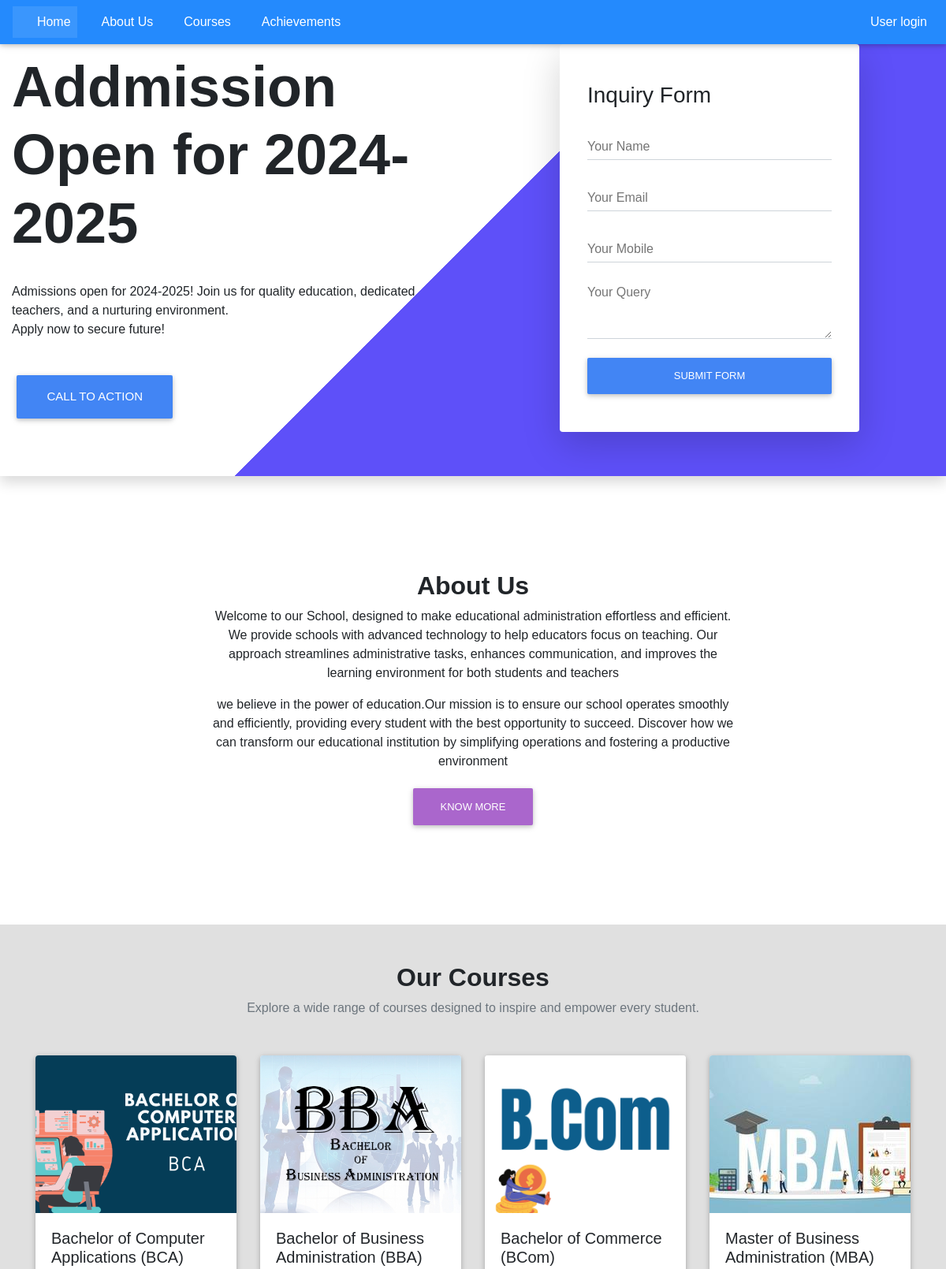
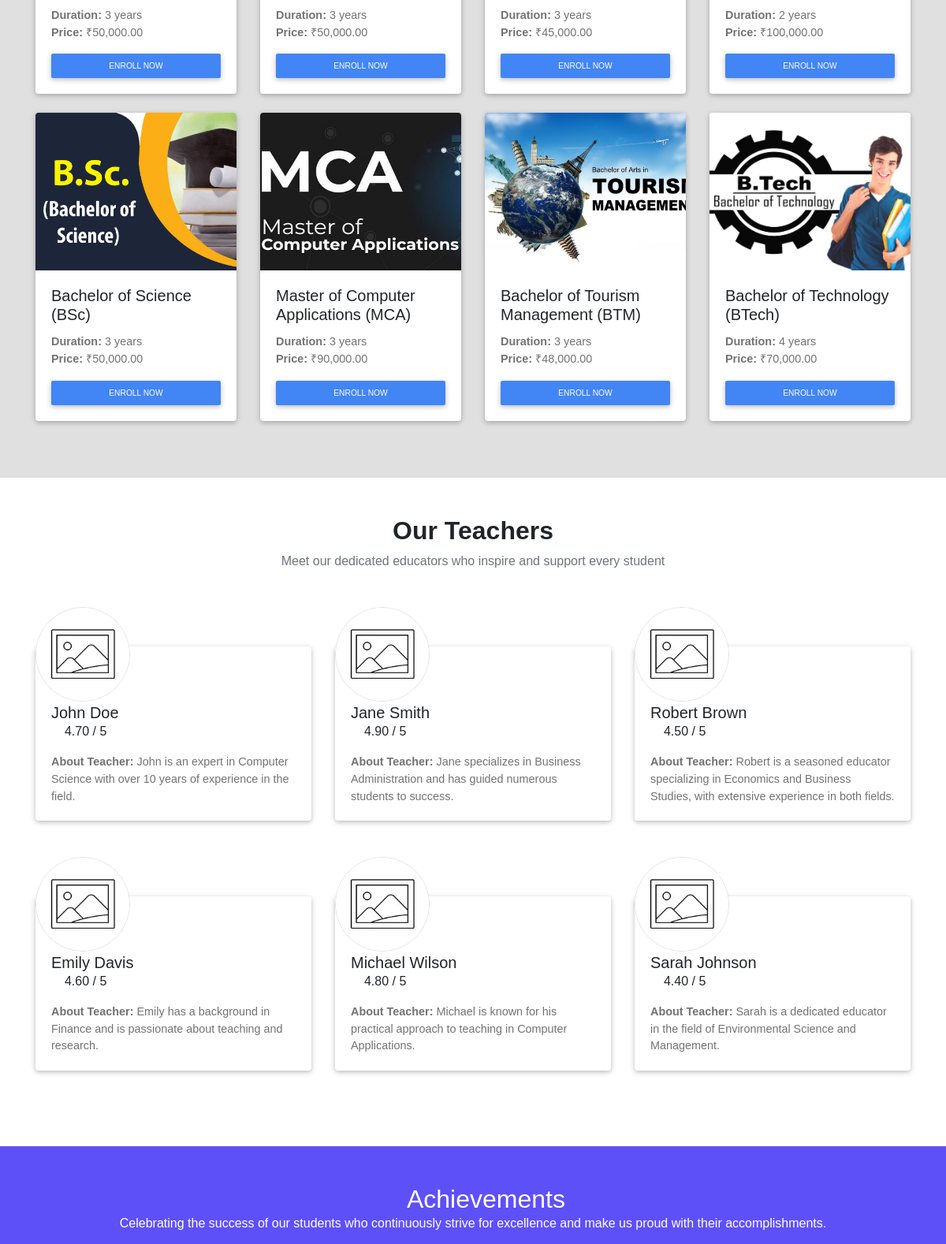
The page / (upper part) on the database its author committed (2 pictures, top to bottom).
### tables this page shows
CREATE TABLE `courses` (
  `course_id` int(11) NOT NULL,
  `course_name` varchar(255) NOT NULL,
  `course_description` text DEFAULT NULL,
  `course_image` varchar(255) DEFAULT NULL,
  `duration` varchar(100) DEFAULT NULL,
  `price` decimal(10,2) NOT NULL,
  `course_type` varchar(50) NOT NULL
);

CREATE TABLE `teacher_info` (
  `teacher_id` int(11) NOT NULL,
  `teacher_name` varchar(255) NOT NULL,
  `teacher_image` varchar(255) DEFAULT NULL,
  `ratings` decimal(3,2) NOT NULL,
  `teacher_description` text DEFAULT NULL
);

### index.php (the view, shortened to what this page needs)
<?php include('includes/header.php') ?>
<?php include('includes/config.php') ?>
<?php
$sql_courses = "SELECT * FROM courses";
$result_courses = $conn->query($sql_courses);
$sql_teachers = "SELECT * FROM teacher_info";
$result_teachers = $conn->query($sql_teachers);
?>
<body>
  <nav class="navbar navbar-expand-lg navbar-dark fixed-top" style="background-color: #248AFD;">
    <div class="collapse navbar-collapse" id="navbarSupportedContent-333">
      <ul class="navbar-nav mr-auto">
        <li class="nav-item active">
          <a class="nav-link" href="#home"><i class="fas fa-home"></i> <b>Home</b></a>
        </li>
        <li class="nav-item">
          <a class="nav-link" href="#about-us"><i class="fas fa-info-circle"></i> <b>About Us</b></a>
        </li>
        <li class="nav-item">
          <a class="nav-link" href="#courses"><i class="fas fa-book"></i> <b>Courses</b></a>
        </li>
        <li class="nav-item">
          <a class="nav-link" href="#acheivements"><i class="fas fa-trophy"></i> <b>Achievements</b></a>
        </li>
      </ul>
      <ul class="navbar-nav ml-auto nav-flex-icons">
        <li class="nav-item dropdown">
          <?php if (isset($_SESSION['login'])) { ?>
            <a class="nav-link dropdown-toggle" id="navbarDropdownMenuLink-333" data-toggle="dropdown"
              aria-haspopup="true" aria-expanded="false">
              <i class="fas fa-user mr-2"></i>Account
            </a>
            <div class="dropdown-menu dropdown-menu-right dropdown-default" aria-labelledby="navbarDropdownMenuLink-333">
              <?php if ($user_type === 'teacher') { ?>
                <a class="dropdown-item" href="teacher/dashboard.php">Dashboard</a>
              <?php } elseif ($user_type === 'student') { ?>
                <a class="dropdown-item" href="student/dashboard.php">Dashboard</a>
              <?php }
              ?>
              <a class="dropdown-item" href="./logout.php">Logout</a>
            </div>
          <?php } else { ?>
            <a href="./login.php" class="nav-link"><i class="fa fa-user mr-2"></i>User login</a>
          <?php } ?>
        </li>
      </ul>
    </div>
  </nav>
  <section id="home">
    <div class="py-5 shadow" style="background:linear-gradient(-45deg, #5E50F9 50%, transparent 50%)">
      <div class="container-fluid my-2">
        <div class="row">
          <div class="col-lg-6 my-auto">
            <h1 class="display-3 font-weight-bold">Addmission Open for 2024-2025</h1>
            <p class="py-lg-4">Admissions open for 2024-2025! Join us for quality education, dedicated teachers, and a
              nurturing environment.<br> Apply now to secure future!</p>
            <a href="" class="btn btn-lg btn-primary">Call to Action</a>
          </div>
          <div class="col-lg-6">
            <div class="col-lg-8 mx-auto card shadow-lg">
              <div class="card-body py-5">
                <h3>Inquiry Form</h3>
                <form action="" method="post" class="">
                  <div class="md-form">
                    <input type="text" id="form1" class="form-control">
                    <label for="form1">Your Name</label>
                  </div>
                  <div class="md-form">
                    <input type="email" id="email" class="form-control">
                    <label for="email">Your Email</label>
                  </div>
                  <div class="md-form">
                    <input type="text" id="mobile" class="form-control">
                    <label for="mobile">Your Mobile</label>
                  </div>
                  <div class="md-form">
                    <textarea name="" id="message" class="form-control md-textarea" rows="3"></textarea>
                    <label for="message">Your Query</label>
                  </div>
                  <button class="btn btn-primary btn-block">Submit Form</button>
                </form>
              </div>
            </div>
          </div>
        </div>
      </div>
    </div>
  </section>
  <section id="about-us" style="text-align: center; padding: 5rem 0;">
    <div class="container">
      <div class="row justify-content-center">
        <div class="col-lg-8" style="padding: 2.5rem 0;">
          <h2 class="font-weight-bold">About Us</h2>
          <div style="padding-right: 3rem; padding-left: 3rem;">
            <p>Welcome to our School, designed to make educational administration effortless and
              efficient. We provide schools with advanced technology to help educators focus on teaching. Our approach
              streamlines administrative tasks, enhances communication, and improves the learning environment for both
              students and teachers</p>
            <p>we believe in the power of education.Our mission is to ensure our school operates smoothly and
              efficiently, providing every student with the best opportunity to succeed. Discover how we can transform
              our educational institution by simplifying operations and fostering a productive environment
            </p>
          </div>
          <a href="#" class="btn btn-secondary">Know More</a>
        </div>
      </div>
    </div>
  </section>
  <section id="courses" class="py-5 bg-light">
    <div class="text-center mb-5">
      <h2 class="font-weight-bold">Our Courses</h2>
      <p class="text-muted">Explore a wide range of courses designed to inspire and empower every student.</p>
    </div>
    <div class="container">
      <div class="row">
        <?php if ($result_courses->num_rows > 0) {
          while ($row = $result_courses->fetch_assoc()) { ?>
            <div class="col-lg-3 mb-4">
              <div class="card">
                <div>
                  <img src="./<?php echo $row['course_image']; ?>"
                    alt="<?php echo htmlspecialchars($row['course_name']); ?>"
                    style="width: 100%; height: 200px; object-fit: cover;" class="img-fluid rounded-top">
                </div>
                <div class="card-body">
                  <h5 class="card-title"><?php echo htmlspecialchars($row['course_name']); ?></h5>
                  <p class="card-text">
                    <b>Duration: </b> <?php echo htmlspecialchars($row['duration']); ?> <br>
                    <b>Price: </b> ₹<?php echo number_format($row['price'], 2); ?>
                  </p>
                  <button class="btn btn-block btn-primary btn-sm">Enroll Now</button>
                </div>
              </div>
            </div>
          <?php }
        } else {
          echo "<p class='text-center'>No courses available at the moment.</p>";
        }
        ?>
      </div>
    </div>
  </section>
  <section id="teachers" class="py-5">
    <div class="text-center mb-5">
      <h2 class="font-weight-bold">Our Teachers</h2>
      <p class="text-muted">Meet our dedicated educators who inspire and support every student</p>
    </div>
    <div class="container">
      <div class="row">
        <?php
        if ($result_teachers->num_rows > 0) {
          while ($row = $result_teachers->fetch_assoc()) { ?>
            <div class="col-lg-4 my-5 ">
              <div class="card">
                <div class="position-relative">
                  <img src="./<?php echo $row['teacher_image']; ?>"
                    alt="<?php echo htmlspecialchars($row['teacher_name']); ?>"
                    class="mw-100 border rounded-circle position-absolute"
                    style="top:-50px; width: 120px; height: 120px; object-fit: cover;">
                </div>
                <div class="card-body pt-5 mt-4">
                  <h5 class="card-title mb-0"><?php echo htmlspecialchars($row['teacher_name']); ?></h5>
                  <p>
                    <i class="fa fa-star text-warning"></i> <?php echo htmlspecialchars($row['ratings']); ?> / 5
                  </p>
                  <p class="card-text">
                    <b>About Teacher: </b> <?php echo htmlspecialchars($row['teacher_description']); ?>
                  </p>
                </div>
              </div>
            </div>
          <?php }
        } else {
          echo "<p class='text-center'>No teachers available at the moment.</p>";
        }
        ?>
      </div>
    </div>
  </section>
  <section id="acheivements" class="py-5 text-white" style="background:#5E50F9">
    <div class="container">
      <div class="text-center">
        <div class="d-flex justify-content-center align-items-center">
          <i class="fas fa-trophy" style="color: gold; font-size: 2rem; margin-right: 0.5rem;"></i>
          <h2 style="margin: 0;">Achievements</h2>
        </div>
        <p>Celebrating the success of our students who continuously strive for excellence and make us proud
          with their accomplishments.</p>
      </div>
    </div>
  </section>
  <?php include('includes/footer.php'); ?>
</body>
</html>

### includes/header.php (shortened to what this page needs)
<!DOCTYPE html>
<html lang="en">
<head>
  <link rel="stylesheet" href="./cdns/css/fontawesome/all.min.css">
  <link rel="stylesheet" href="./cdns/css/fontawesome/fontawesome.min.css">
  <link rel="stylesheet" href="./cdns/css/googlefont.css">
  <link href="./cdns/css/bootstrap.css" rel="stylesheet">
  <link href="./cdns/css/md.css" rel="stylesheet">
</head>

### includes/footer.php (shortened to what this page needs)
</body>
</html>

### index.php (style rules this page uses)
html { scroll-behavior: smooth; }

### rows shown on the page
courses: course_image (picture), course_name "Bachelor of Computer Applications (BCA)", duration "3 years", price "50,000.00"
courses: course_image (picture), course_name "Bachelor of Business Administration (BBA)", duration "3 years", price "50,000.00"
courses: course_image (picture), course_name "Bachelor of Commerce (BCom)", duration "3 years", price "45,000.00"
courses: course_image (picture), course_name "Master of Business Administration (MBA)", duration "2 years", price "100,000.00"
courses: course_image (picture), course_name "Bachelor of Science (BSc)", duration "3 years", price "50,000.00"
courses: course_image (picture), course_name "Master of Computer Applications (MCA)", duration "3 years", price "90,000.00"
courses: course_image (picture), course_name "Bachelor of Tourism Management (BTM)", duration "3 years", price "48,000.00"
courses: course_image (picture), course_name "Bachelor of Technology (BTech)", duration "4 years", price "70,000.00"
teacher_info: teacher_image (placeholder picture), teacher_name "John Doe", ratings "4.70", teacher_description "John is an expert in Computer Science with over 10 years of experience in the field."
teacher_info: teacher_image (placeholder picture), teacher_name "Jane Smith", ratings "4.90", teacher_description "Jane specializes in Business Administration and has guided numerous students to success."
teacher_info: teacher_image (placeholder picture), teacher_name "Robert Brown", ratings "4.50", teacher_description "Robert is a seasoned educator specializing in Economics and Business Studies, with extensive experience in both fields."
teacher_info: teacher_image (placeholder picture), teacher_name "Emily Davis", ratings "4.60", teacher_description "Emily has a background in Finance and is passionate about teaching and research."
teacher_info: teacher_image (placeholder picture), teacher_name "Michael Wilson", ratings "4.80", teacher_description "Michael is known for his practical approach to teaching in Computer Applications."
teacher_info: teacher_image (placeholder picture), teacher_name "Sarah Johnson", ratings "4.40", teacher_description "Sarah is a dedicated educator in the field of Environmental Science and Management."
